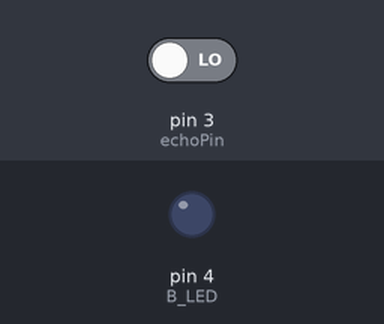
Simulated run of this sketch. Board: Arduino Uno, built with avr-gcc and run on an emulated ATmega328P. Shown: output pins drawn as LEDs (lit = HIGH). The test bench sets the inputs (shaded band); at power-on: pin 3 (echoPin) LOW. Pins used as bus, display or sensor lines are not drawn; what the sketch prints to the serial monitor is not drawn.

Above: at 0.1 s.
At 2.6 s:
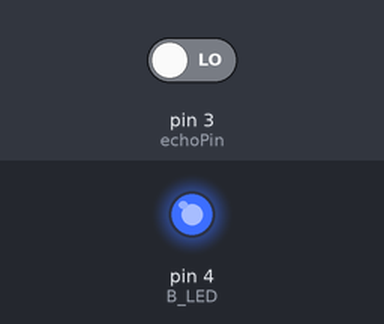
Timing chart, 0 to 4.1 s (numbered marks = the images above):
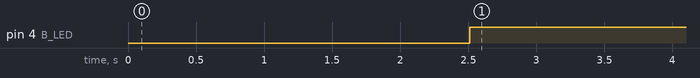

The sketch:

UltralSonicSenSor_Count.ino
```cpp
/* 초음파센서로 사람이 들어오면 LED에 불을 켭니다. */

#define trigPin  2 // trigPin
#define echoPin  3 // echoPin
#define B_LED  4 // BlueColor LED

int cnt = 0; // 카운트 저장할 변수
float duration, distance; // 시간과 거리

void setup(){
  Serial.begin(9600); // Serial통신 속도

  pinMode(trigPin, OUTPUT); // tirgPin을 출력으로
  pinMode(echoPin, INPUT); // echoPin을 입력으로
  pinMode(B_LED, OUTPUT); // B_LED를 출력으로 설정합니다.
}

void loop(){
  /* trig와 echo로 거리를 결정짓습니다. */

  digitalWrite(trigPin, HIGH);
  delay(10); // 0.01 동안 대기.
  digitalWrite(trigPin, LOW);

  duration = pulseIn(echoPin, HIGH); // echoPin에 저장된 시간
  distance = ((float)(340*duration) / 10000) / 2; // cm로 계산

  Serial.print("Duration: ");
  Serial.println(duration);
  Serial.print("Distance : ");
  Serial.print(distance);
  Serial.println("cm\n");
  delay(500);

  if(distance <= 50) // 50cm를 기준으로 합니다.
  {                  // 이 범위 안에 들어오면 증가시킵니다.
    cnt++; // 1 증가시킵니다.
    Serial.println(cnt);
    Serial.println("LED가 켜집니다.");
    delay(1000);

    digitalWrite(B_LED, HIGH);
  }
}
```

Measured:
- by itself, pin 4 (B_LED): LOW → HIGH at 2.5 s
